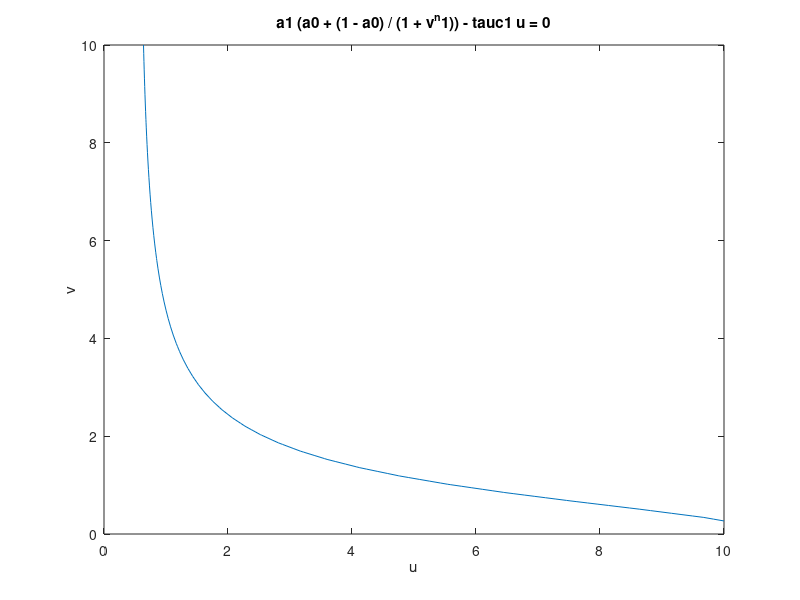

Write the MATLAB code that produced this figure. (Note: this script raises an error after producing the figure.)
%-----------------------------------------------------------------------
% PROGRAM NAME: toggSwiCLEStaticEnsembleExt.m
% DESCIPTION:  
%   this program using CLE to simulate the toggle switch model with
%   extrinsic noise, different time scale and amplitute is considered
%   here, we use an static ensemble approach to mimic the external fluctuation
%   this is suggesed by Chao
% last revised on 11/03/2016
%----------------------------------------------------------------------
function toggSwiCLEStaticEnsembleExt()
close all
clear
clc

a1list = 10:0.5:13;
sigmae = 0.1;
tauc = 100;
% param = [15;10;2;2;0.03;tauc;sigmae];  %when the extrinsic noise terms are same
%param = [15;10;2;2;0.03;1;sigmae;tauc;sigmae];  %when the extrinsic noise terms are different
param = [15;10;2;2;0.05;1;1];  
OMIGA = 50;        %system size
NUM = 1e2;    %repeats times
%runTime = max([20*tauc,1e3]);  %runing time
whichone = 6;
% test initial value 
%OdePara = [15;10;2;2;0.03;1;1];
%y0 = [15;0];
%intiVal = steadyInitial(OdePara,y0);

varCorrCLEextEnsemble(param,a1list,NUM,OMIGA,sigmae,whichone);
end

%%
function varCorrCLEextEnsemble(param,a1list,N,OMIGA,sigmae,whichone)
%this function simulate the variance, coefficient of correlation and
%auto correlation

% param      a vector contain all the basic parameters and amlitude and correlation
% time scale of extrinisc noise
% a1list     the range of control parameter a1
% N          simulation times at each parameter
% runTime    simulation time
% OMIGA      system size, here we use Van Kamppen system size expantion method
% typeExt    type of extrinsic noise, can be added at the degradation rate or other
% parameters
%==================================================================  

%declare some varibles use to store statistical quantities?
steadyVal1 = nan(10*N,length(a1list));
steadyVal2 = nan(10*N,length(a1list));
meanVal = nan(length(a1list),2);
variance = nan(length(a1list),2); 
corrCLE = nan(length(a1list),1);

dt = 0.02;  %step size
runTime = 20/param(6);  %the runining time is about 10 fold of degra
OdePara = param; %this is the reference parameters
y0 = [0,param(2)];

for i0 = 1:length(a1list); %loop over control parameter
    OdePara(1) = a1list(i0);
    
    %ensemble of extrinsic fluctuation
    %allExt = ParaExtEnsem(N,sigmae,param,whichone);
    MaxTry = 10;  %maximum number of try 
    
    for j0 = 1:N
        count = 0;
        flag = 1;
        while(flag && count < MaxTry)
            OdePara(whichone) = ParaExtEnsem(1,sigmae,param,whichone);
            OdePara(7) = OdePara(whichone);  % parameter 6 and 7 are bothe degradation rates
            SteadyVal = FixedPoint(OdePara);
        if (size(SteadyVal,1)>1 || (size(SteadyVal,1)==1 && SteadyVal(2) > SteadyVal(1)))
            flag = 0;
            if(size(SteadyVal,1)==1 && SteadyVal(2) > SteadyVal(1))  % could be two at the saddle point
                HihgIniVal = SteadyVal*OMIGA;
            else
                HihgIniVal = OMIGA*SteadyVal(1,:);
                LowIniVal = OMIGA*SteadyVal(3,:);    
                SaddleIniVal = OMIGA*SteadyVal(2,:);  %saddle point         
            end
        end
            count = count + 1;
        end
            
        [time,Y] = CLEtoggleExtrinsic_diff(runTime,HihgIniVal*(1+0.05*randn),dt,OdePara,OMIGA);
        plot(time,Y)
        % select 10 points in the trajectory before jump
        if(size(SteadyVal,1)==1)
            deltT = round(0.8*runTime/dt/10);
            selectedINX = round(runTime/dt):-deltT:round(0.2*runTime/dt); %index of selected 10 points
        elseif(Y(end,2) < SaddleIniVal(2) &&  Y(end,1) > SaddleIniVal(1)) %jumped to althernative state
            TurningPoint = find(Y(:,2) > SaddleIniVal(2), 1, 'last' );
            selectedINX = randperm(TurningPoint,10);  %randomly select 10 data points before jumping
        elseif(Y(end,2) > SaddleIniVal(2) &&  Y(end,1) < SaddleIniVal(1)) % did not jumped to althernative state 
            deltT = round(0.8*runTime/dt/10);
            selectedINX = round(runTime/dt):-deltT:round(0.2*runTime/dt); %index of selected 10 points
        end
        
        Ys = Y(selectedINX,:);
        steadyVal1((j0-1)*10+1:j0*10,i0) = Ys(1:10,1);
        steadyVal2((j0-1)*10+1:j0*10,i0) = Ys(1:10,2);        
    end
    meanVal(i0,:) = [mean(steadyVal1(:,i0)),mean(steadyVal2(:,i0))];
    variance(i0,:) = [std(steadyVal1(:,i0)),std(steadyVal2(:,i0))];
    tempC = corrcoef(steadyVal1(:,i0),steadyVal2(:,i0));
    corrCLE(i0) = tempC(2,1);
end


 saveFile = ['togg_varCorr_CLE_','tau-',num2str(whichone),'_se',num2str(sigmae),'_N',num2str(OMIGA),'_',date,'.mat'];
 save(saveFile,'a1list','steadyVal1','steadyVal2','meanVal','variance','corrCLE')

%plot the results
%     folder = '/media/M_fM__VM_0M_eM__JM__M_eM__MM_7/MATLAB/criticalityData';
%     file = fullfile(folder,'simu_varCoefLag_tau1e2_se0.1-0101.mat');
%     load(file);
%     notNanInx = ~isnan(mean(meanVal2,2));
%     figure(1)
% %     plot(dataB(:,1),OMIGA*dataB(:,2))
%     hold on
%     errorbar(a1list(notNanInx)',mean(meanVal2(notNanInx,:),2),std(meanVal2(notNanInx,:),0,2))
%     xlabel('a1','FontSize',24,'FontWeight','Bold')
%     ylabel('mean expression level','FontSize',24,'FontWeight','Bold')
%     set(gca,'LineWidth',2,'FontSize',20,'FontWeight','Bold')
%     hold off
    
% %     for i = 1:size(variance2,2)
% %         variance2New(:,i) = variance2(notNanInx,i)./high(notNanInx,2);
% %     end
%     figure(2)
%     hold on
%     errorbar(a1list(notNanInx)',mean(variance2(notNanInx,:),2),std(variance2(notNanInx,:),0,2))
% %     errorbar(a1list(notNanInx)',mean(variance2New(notNanInx,:),2),std(variance2New(notNanInx,:),0,2))
% %     boundedline(a1list(notNanInx)',mean(variance2(notNanInx,:),2),[std(variance2(notNanInx,:),0,2),std(variance2(notNanInx,:),0,2)],'alpha')
%     xlabel('a1','FontSize',24,'FontWeight','Bold')
%     ylabel('variance','FontSize',24,'FontWeight','Bold')
%     set(gca,'LineWidth',2,'FontSize',20,'FontWeight','Bold')
%     
%     figure(3)
%     hold on
%     errorbar(a1list(notNanInx)',mean(corrCLE(notNanInx,:),2),std(corrCLE(notNanInx,:),0,2))
% %     boundedline(a1list(notNanInx)',mean(corrCLE(notNanInx,:),2),[std(corrCLE(notNanInx,:),0,2),std(corrCLE(notNanInx,:),0,2)],'alpha')
%     xlabel('a1','FontSize',24,'FontWeight','Bold')
%     ylabel('correlation coefficient of noise','FontSize',24,'FontWeight','Bold')
%     set(gca,'LineWidth',2,'FontSize',20,'FontWeight','Bold')
%     
%     figure(4)
%     hold on
%     errorbar(a1list(notNanInx)',mean(lagAuto2(notNanInx,:),2),std(lagAuto2(notNanInx,:),0,2))
% %     boundedline(a1list(notNanInx)',mean(lagAuto2(notNanInx,:),2),[std(lagAuto2(notNanInx,:),0,2),std(lagAuto2(notNanInx,:),0,2)],'alpha')
%     xlabel('a1','FontSize',24,'FontWeight','Bold')
%     ylabel('lag one auto correlation','FontSize',24,'FontWeight','Bold')
%     set(gca,'LineWidth',2,'FontSize',20,'FontWeight','Bold')
end

%%
function [time,Y] = CLEtoggleExtrinsic(totTime,inV,dt,param,OMIGA)
a1 = param(1);
a2 = param(2);
n1 = param(3);
n2 = param(4);
a0 = param(5);
tauc = param(6);
s = param(7);  %the amplitude of extrinsic noise

sigmae = sqrt(2*s*s/tauc);

N = round(totTime/dt);       %total simulation steps
X = zeros(N,3);
% Xtemp = [inV+0.1*inV.*randn(2,1);normrnd(0,s)];  %revised on Dec 31,2015
Xtemp = [inV;0];         %revised on Dec 31,2015
mu = exp(-dt/tauc);
Dext = sigmae*sqrt((1-mu^2)*tauc/2);
for i1 = 1:N;
    determin = [a1*OMIGA*(a0 + (1-a0)/(1+(Xtemp(2)/OMIGA)^n1))-(1+Xtemp(3))*Xtemp(1);...
        a2*OMIGA*(a0 + (1-a0)/(1+(Xtemp(1)/OMIGA)^n2))-(1+Xtemp(3))*Xtemp(2)];
    stoch = [sqrt(abs(a1*OMIGA*(a0 + (1-a0)/(1+(Xtemp(2)/OMIGA)^n1)))),-sqrt(abs((1+Xtemp(3))*Xtemp(1))),0,0;...
            0,0,sqrt(abs(a2*OMIGA*(a0 + (1-a0)/(1+(Xtemp(1)/OMIGA)^n2)))),-sqrt(abs((1+Xtemp(3))*Xtemp(2)))];

% determin = [a1*OMIGA*(a0 + (1+Xtemp(3))*(1-a0)/(1+(Xtemp(2)/OMIGA)^n1))-Xtemp(1);...
%         a2*OMIGA*(a0 + (1+Xtemp(3))*(1-a0)/(1+(Xtemp(1)/OMIGA)^n2))-Xtemp(2)];
% stoch = [sqrt(abs(a1*OMIGA*(1+Xtemp(3))*(a0 + (1-a0)/(1+(Xtemp(2)/OMIGA)^n1)))),-sqrt(abs(Xtemp(1))),0,0;...
%             0,0,sqrt(abs(a2*OMIGA*(1+Xtemp(3))*(a0 + (1-a0)/(1+(Xtemp(1)/OMIGA)^n2)))),-sqrt(abs(Xtemp(2)))];

    Xtemp([1 2]) = Xtemp([1 2]) + determin*dt + stoch*randn(4,1)*sqrt(dt);
    Xtemp(3) = Xtemp(3)*mu+ Dext*randn;
    if(Xtemp(3)<-1)
      Xtemp(3) = -1;
    end
    X(i1,:) = Xtemp;
end

time = (0:dt:N*dt)';
Y = [[inV;0]';X];

end
%%
function [time,Y] = CLEtoggleExtrinsic_diff(totTime,inV,dt,param,OMIGA)
% this function simulate the situation, also considering the situation when 
% independent extrinsic noise are added to each of the gene
% by specifying the input arguments number
% this is actually much like an intrinsic situation

%total number of arguments
a1 = param(1);
a2 = param(2);
n1 = param(3);
n2 = param(4);
a0 = param(5);
tauc1 = param(6);
tauc2 = param(7);

N = round(totTime/dt);       %total simulation steps
X = zeros(N,2);
Xtemp = inV';         %revised on Dec 31,2015

for i1 = 1:N;
    determin = [a1*OMIGA*(a0 + (1-a0)/(1+(Xtemp(2)/OMIGA)^n1))-tauc1*Xtemp(1);...
    a2*OMIGA*(a0 + (1-a0)/(1+(Xtemp(1)/OMIGA)^n2))-tauc2*Xtemp(2)];
    stoch = [sqrt(abs(a1*OMIGA*(a0 + (1-a0)/(1+(Xtemp(2)/OMIGA)^n1)))),-sqrt(abs(tauc1*Xtemp(1))),0,0;...
            0,0,sqrt(a2*OMIGA*(a0 + (1-a0)/(1+(Xtemp(1)/OMIGA)^n2))),-sqrt(abs(tauc2*Xtemp(2)))];        
    Xtemp = Xtemp + determin*dt + stoch*randn(4,1)*sqrt(dt);
    X(i1,:) = Xtemp';
end
Y = [inV;X];
time = (0:dt:N*dt)';

end
%%
function [time,Y]=GillespeBasalExt(totTime,inV,param,OMIGA)

%this program uses first-reaction Gillespie method to simulate the modified 
%toggle switch model(with basal level expression rate), with extrinsic
%noise

a1 = param(1);
a2 = param(2);
n1 = param(3);
n2 = param(4);
a0 = param(5);
tauc = param(6);  %the time scale of extrinsic noise
s = param(7);
sigmae = sqrt(2*s*s/tauc);


NUM = 10000000;                %total number point
Y(1,:) = inV;
% S = [3,-1,0,0;0,0,3,-1];       %introduce birth size, Dec 31,2015
S = [1,-1,0,0;0,0,1,-1];

dt = 0.1;
mu = exp(-dt/tauc);
Dext = sigmae*sqrt((1-mu^2)*tauc/2);


Next = round(1.1*totTime/dt);
Xtemp = 0;
Xe = zeros(Next,1);
for i1 = 1:Next;
    Xtemp = Xtemp*mu+ Dext*randn;
    if(Xtemp<-1)
        Xtemp=-1;  %avoid unreasonable value of extrinsic noise
    end
    Xe(i1) = Xtemp;
end

a1t = a1;   % a1 is the parameter with extrinsic noise
a2t = a2;
b = 1;  %the basical death rate
t = 0;
te = dt;
i = 1;
j = 0;
while(t < totTime && i<= NUM+1)
%     a = [OMIGA*a1t*(a0 + (1-a0)/(1+(Y(i,2)/OMIGA)^n1)); b*Y(i,1);OMIGA*a2t*(a0 + (1-a0)/(1+(Y(i,1)/OMIGA)^n2)); b*Y(i,2)];
    a = [OMIGA*a1*(a0 + a1t*(1-a0)/(1+(Y(i,2)/OMIGA)^n1)); b*Y(i,1);OMIGA*a2*(a0 + a2t*(1-a0)/(1+(Y(i,1)/OMIGA)^n2)); b*Y(i,2)];
    [tau,inx] = min(-1./a.*log(rand(4,1)));
    if(t+tau<te)
        Y(i+1,:) = Y(i,:) + S(:,inx)';  
        t = t + tau;  
        time(i+1)= t;
        i = i+1;
    else
        a1t = a1*(1+Xe(j+1));
        a2t = a2*(1+Xe(j+1));
%         b = 1+Xe(j+1);
        t = te;
        te = te+dt;   %updata the extrinsic time point
        j = j+1;
    end
    
end
time = [0;time(1:end-1)'];
end
%%
function detrendData = dataDetrend(oldData,time,h,N_smooth)
 [ROW,COL] = size(oldData);
 detrendData = zeros(length(time),COL);
 %using kernel smoothing regreesion method to smooth and detrend the data
 for i0 = 1:COL;
    data = ksr(time,oldData(:,i0),h,N_smooth);
    allData = interp1(data.x,data.f,time,'spline');
    plot(time,oldData)
    hold on
    plot(data.x,data.f)
    detrendData(:,i0) = allData- oldData(:,i0);
 end
end

%%
function iniVal = steadyInitial(OdePara,y0)
% this function solve the ode and return the steady steady state value
tspan = [0 1e4];  %long enough
options = odeset('Events',@OdeStop);
[~,y] = ode15s(@toggleSwitch,tspan,y0,options,OdePara);
iniVal = y(end,:);
end
%%
function dydt = toggleSwitch(t,y,param)

% sythestic toggle switch model adopted form James J.Collins' 2000 Nature
% paper, modified version

a1 = param(1);
a2 = param(2);
n1 = param(3);
n2 = param(4);
a0 = param(5);
tauc1 = param(6);
tauc2 = param(7);

dydt = zeros(size(y));
u = y(1);
v = y(2);
dudt = a1*(a0 + (1-a0)/(1+v^n1)) - tauc1*u;
dvdt = a2*(a0 + (1-a0)/(1+u^n2)) - tauc2*v;
dydt = [dudt;dvdt];
end

%%
function [value, isterminal,direction] = OdeStop(t,y,param)
a1 = param(1);
a2 = param(2);
n1 = param(3);
n2 = param(4);
a0 = param(5);
tauc1 = param(6);
tauc2 = param(7);

dydt = zeros(size(y));
u = y(1);
v = y(2);
dudt = a1*(a0 + (1-a0)/(1+v^n1)) - tauc1*u;
dvdt = a2*(a0 + (1-a0)/(1+u^n2)) - tauc2*v;
dydt = [dudt;dvdt];

value = norm(dydt) - 1.0e-6;
isterminal = 1;
direction = 0;

end

function para = ParaExtEnsem(N,sigmae,OdePara,whichone)
% this function return an ensemble of extrinsic fluctuation
% the fluctuation can be either of the ode parameter
   p0 = OdePara(whichone);
   %more than one parameters need to be set
   if (length(p0) >1 && length(sigmae) > 1)
       para = zeros(N,length(p0));
       for i0 = 1:length(p0)
           para(:,i0) = abs(normrnd(p0(i0),p0(i0)*sigmae(i0),N,1)); 
       end
   else
       para = abs(normrnd(p0,p0*sigmae,N,1));
   end
   
end

function SteadyVal = FixedPoint(param)

% this function find all the fixed points of the equations by finding the
% cross point of nullclines

    a1 = param(1);
    a2 = param(2);
    n1 = param(3);
    n2 = param(4);
    a0 = param(5);
    tauc1 = param(6);
    tauc2 = param(7);
    f1 = @(u,v) a1*(a0 + (1-a0)./(1+v.^n1)) - tauc1*u;
    f2 = @(u,v) a2*(a0 + (1-a0)./(1+u.^n2)) - tauc2*v;
    PlotRange = [0,a1,0,a2];
    g1=ezplot(f1,PlotRange);
    DataPoints1 = get(g1,'ContourMatrix');
    X1 = DataPoints1(1,2:end);
    Y1 = DataPoints1(2,2:end);
    
    g2=ezplot(f2,PlotRange);
    DataPoints2 = get(g2,'ContourMatrix');
    X2 = DataPoints2(1,2:end);
    Y2 = DataPoints2(2,2:end);
    
    %find the cross points of the two nullclines
    [X0,Y0] = intersections(X1,Y1,X2,Y2);
    SteadyVal = [X0,Y0];
end
